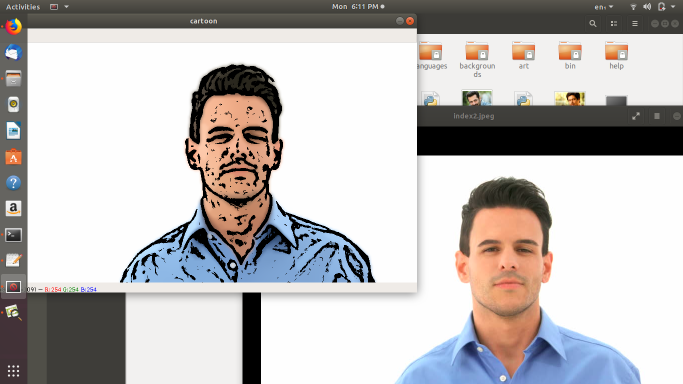
#> input picture ss1.png, 1366 x 768 px, given in place of index2.jpeg, which was not available (shown at 1/2 size)
$ python UserInput_faceTOcartoon.py
#> lines starting #> are read from the running program, lines starting #| are printed output that depends on the picture; pictures that were not available may be replaced by others from this repository, and a replacement may not be noted
import cv2

num_down = 2       # number of downsampling steps
num_bilateral = 7  # number of bilateral filtering steps

img_rgb = cv2.imread("index2.jpeg")
#> img_rgb is the input picture: shape (768, 1366, 3); mean B, G, R 185.8, 186.4, 189.7

# downsample image using Gaussian pyramid
img_color = img_rgb
for _ in range(num_down):
    img_color = cv2.pyrDown(img_color)
#> this loop made 2 passes
#> pass 1, `img_color = cv2.pyrDown(img_color)`:
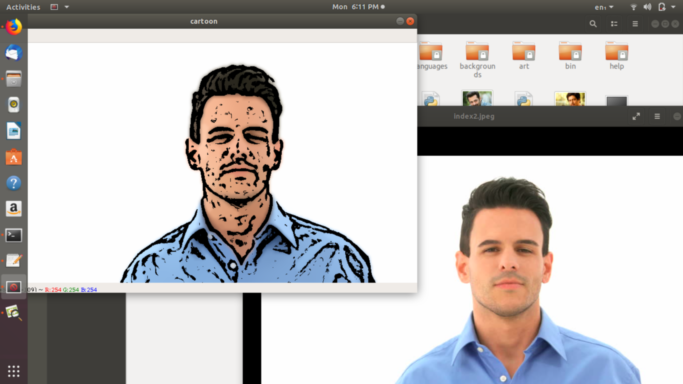
#> img_color: shape (384, 683, 3); mean B, G, R 185.7, 186.3, 189.6
#> pass 2, `img_color = cv2.pyrDown(img_color)`:
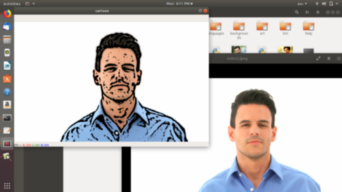
#> img_color: shape (192, 342, 3); mean B, G, R 185.5, 186.1, 189.4

# repeatedly apply small bilateral filter instead of
# applying one large filter
for _ in range(num_bilateral):
    img_color = cv2.bilateralFilter(img_color, d=9,
                                    sigmaColor=9,
                                    sigmaSpace=7)

# upsample image to original size
for _ in range(num_down):
    img_color = cv2.pyrUp(img_color)
#> this loop made 2 passes
#> pass 1, `img_color = cv2.pyrUp(img_color)`:
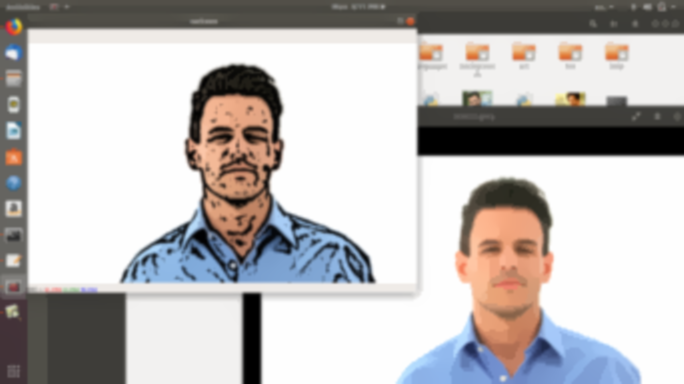
#> img_color: shape (384, 684, 3); mean B, G, R 185.9, 186.5, 189.8

img_gray = cv2.cvtColor(img_rgb, cv2.COLOR_RGB2GRAY)
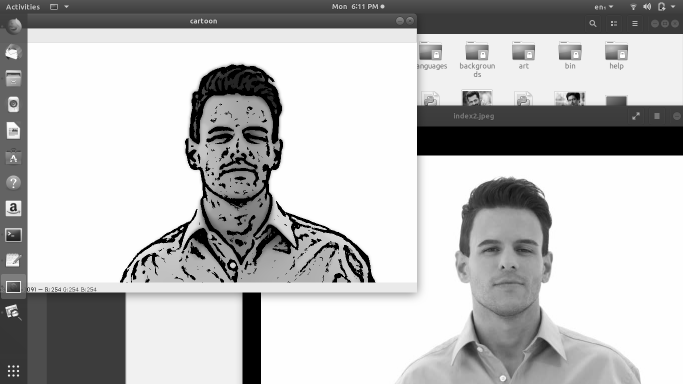
#> img_gray: shape (768, 1366) (shown at 1/2 size); min 0, max 255, mean 186.6
img_blur = cv2.medianBlur(img_gray, 7)

print ("value must be numeric")
print ("Enter BlockSize value : (must insert odd no)")
blockSize=input()

print ("Enter Contour value :")
C=input()

img_edge = cv2.adaptiveThreshold(img_blur, 255,
                                 cv2.ADAPTIVE_THRESH_MEAN_C,
                                 cv2.THRESH_BINARY,
#> (the run stopped early here; a loop or call above may not have finished)
